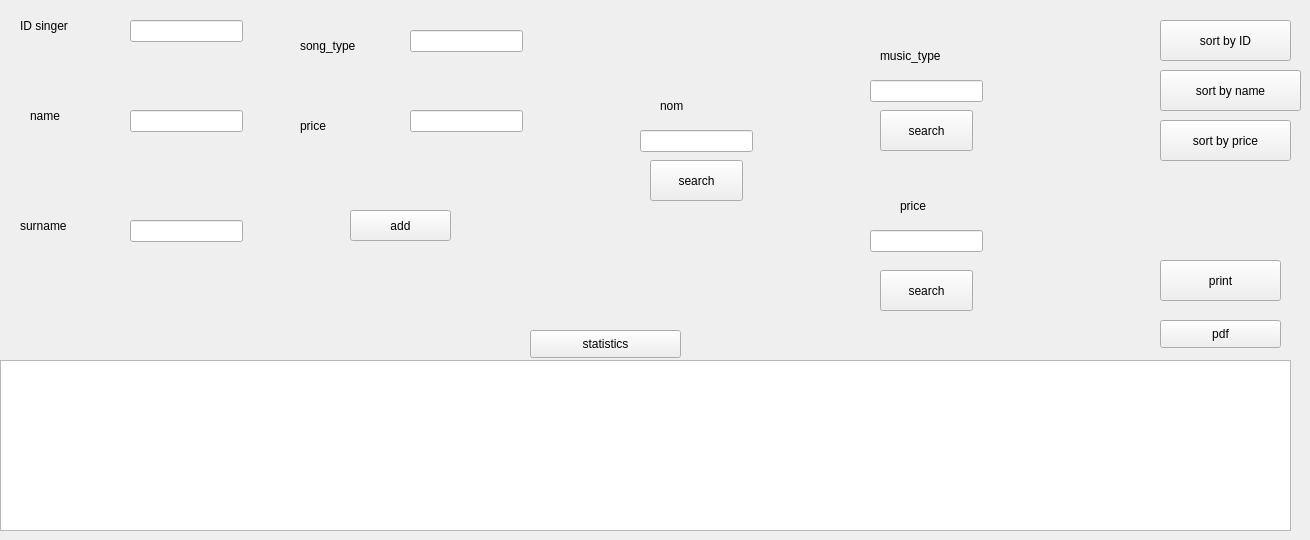
     <widget class="QWidget" name="tab_8">
      <attribute name="title">
       <string>read singer</string>
      </attribute>
      <widget class="QTableView" name="table_chant">
       <property name="geometry">
        <rect>
         <x>0</x>
         <y>360</y>
         <width>1291</width>
         <height>171</height>
        </rect>
       </property>
      </widget>
      <widget class="QPushButton" name="pushButton_14">
       <property name="geometry">
        <rect>
         <x>1160</x>
         <y>20</y>
         <width>131</width>
         <height>41</height>
        </rect>
       </property>
       <property name="text">
        <string>sort by ID</string>
       </property>
      </widget>
      <widget class="QPushButton" name="pushButton_15">
       <property name="geometry">
        <rect>
         <x>1160</x>
         <y>70</y>
         <width>141</width>
         <height>41</height>
        </rect>
       </property>
       <property name="text">
        <string>sort by name</string>
       </property>
      </widget>
      <widget class="QPushButton" name="pushButton_16">
       <property name="geometry">
        <rect>
         <x>1160</x>
         <y>120</y>
         <width>131</width>
         <height>41</height>
        </rect>
       </property>
       <property name="text">
        <string>sort by price</string>
       </property>
      </widget>
      <widget class="QPushButton" name="pushButton_17">
       <property name="geometry">
        <rect>
         <x>650</x>
         <y>160</y>
         <width>93</width>
         <height>41</height>
        </rect>
       </property>
       <property name="text">
        <string>search</string>
       </property>
      </widget>
      <widget class="QPushButton" name="pushButton_18">
       <property name="geometry">
        <rect>
         <x>880</x>
         <y>110</y>
         <width>93</width>
         <height>41</height>
        </rect>
       </property>
       <property name="text">
        <string>search</string>
       </property>
      </widget>
      <widget class="QPushButton" name="pushButton_19">
       <property name="geometry">
        <rect>
         <x>880</x>
         <y>270</y>
         <width>93</width>
         <height>41</height>
        </rect>
       </property>
       <property name="text">
        <string>search</string>
       </property>
      </widget>
      <widget class="QLineEdit" name="lineEdit_searchname">
       <property name="geometry">
        <rect>
         <x>640</x>
         <y>130</y>
         <width>113</width>
         <height>22</height>
        </rect>
       </property>
      </widget>
      <widget class="QLineEdit" name="lineEdit_searchmusic">
       <property name="geometry">
        <rect>
         <x>870</x>
         <y>80</y>
         <width>113</width>
         <height>22</height>
        </rect>
       </property>
      </widget>
      <widget class="QLineEdit" name="lineEdit_searchprice">
       <property name="geometry">
        <rect>
         <x>870</x>
         <y>230</y>
         <width>113</width>
         <height>22</height>
        </rect>
       </property>
      </widget>
      <widget class="QLabel" name="label_22">
       <property name="geometry">
        <rect>
         <x>660</x>
         <y>90</y>
         <width>56</width>
         <height>31</height>
        </rect>
       </property>
       <property name="text">
        <string>nom</string>
       </property>
      </widget>
      <widget class="QLabel" name="label_23">
       <property name="geometry">
        <rect>
         <x>880</x>
         <y>40</y>
         <width>101</width>
         <height>31</height>
        </rect>
       </property>
       <property name="text">
        <string>music_type</string>
       </property>
      </widget>
      <widget class="QLabel" name="label_24">
       <property name="geometry">
        <rect>
         <x>900</x>
         <y>190</y>
         <width>56</width>
         <height>31</height>
        </rect>
       </property>
       <property name="text">
        <string>price</string>
       </property>
      </widget>
      <widget class="QPushButton" name="pushButton_20">
       <property name="geometry">
        <rect>
         <x>1160</x>
         <y>260</y>
         <width>121</width>
         <height>41</height>
        </rect>
       </property>
       <property name="text">
        <string>print</string>
       </property>
      </widget>
      <widget class="QPushButton" name="pushButton_stat">
       <property name="geometry">
        <rect>
         <x>530</x>
         <y>330</y>
         <width>151</width>
         <height>28</height>
        </rect>
       </property>
       <property name="text">
        <string>statistics</string>
       </property>
      </widget>
      <widget class="QLabel" name="label_19">
       <property name="geometry">
        <rect>
         <x>20</x>
         <y>210</y>
         <width>91</width>
         <height>31</height>
        </rect>
       </property>
       <property name="text">
        <string>surname</string>
       </property>
      </widget>
      <widget class="QLabel" name="label_18">
       <property name="geometry">
        <rect>
         <x>30</x>
         <y>100</y>
         <width>71</width>
         <height>31</height>
        </rect>
       </property>
       <property name="text">
        <string>name</string>
       </property>
      </widget>
      <widget class="QLabel" name="label_21">
       <property name="geometry">
        <rect>
         <x>300</x>
         <y>110</y>
         <width>71</width>
         <height>31</height>
        </rect>
       </property>
       <property name="text">
        <string>price</string>
       </property>
      </widget>
      <widget class="QLabel" name="label_17">
       <property name="geometry">
        <rect>
         <x>20</x>
         <y>10</y>
         <width>91</width>
         <height>31</height>
        </rect>
       </property>
       <property name="text">
        <string>ID singer</string>
       </property>
      </widget>
      <widget class="QLabel" name="label_20">
       <property name="geometry">
        <rect>
         <x>300</x>
         <y>30</y>
         <width>111</width>
         <height>31</height>
        </rect>
       </property>
       <property name="text">
        <string>song_type</string>
       </property>
      </widget>
      <widget class="QLineEdit" name="lineEdit_prenom">
       <property name="geometry">
        <rect>
         <x>130</x>
         <y>220</y>
         <width>113</width>
         <height>22</height>
        </rect>
       </property>
      </widget>
      <widget class="QLineEdit" name="lineEdit_typechant">
       <property name="geometry">
        <rect>
         <x>410</x>
         <y>30</y>
         <width>113</width>
         <height>22</height>
        </rect>
       </property>
      </widget>
      <widget class="QLineEdit" name="lineEdit_ID">
       <property name="geometry">
        <rect>
         <x>130</x>
         <y>20</y>
         <width>113</width>
         <height>22</height>
        </rect>
       </property>
      </widget>
      <widget class="QLineEdit" name="lineEdit_nom">
       <property name="geometry">
        <rect>
         <x>130</x>
         <y>110</y>
         <width>113</width>
         <height>22</height>
        </rect>
       </property>
      </widget>
      <widget class="QLineEdit" name="lineEdit_prix_2">
       <property name="geometry">
        <rect>
         <x>410</x>
         <y>110</y>
         <width>113</width>
         <height>22</height>
        </rect>
       </property>
      </widget>
      <widget class="QPushButton" name="pushButton_12">
       <property name="geometry">
        <rect>
         <x>350</x>
         <y>210</y>
         <width>101</width>
         <height>31</height>
        </rect>
       </property>
       <property name="text">
        <string>add</string>
       </property>
      </widget>
      <widget class="QPushButton" name="pdfsinger">
       <property name="geometry">
        <rect>
         <x>1160</x>
         <y>320</y>
         <width>121</width>
         <height>28</height>
        </rect>
       </property>
       <property name="text">
        <string>pdf</string>
       </property>
      </widget>
     </widget>
